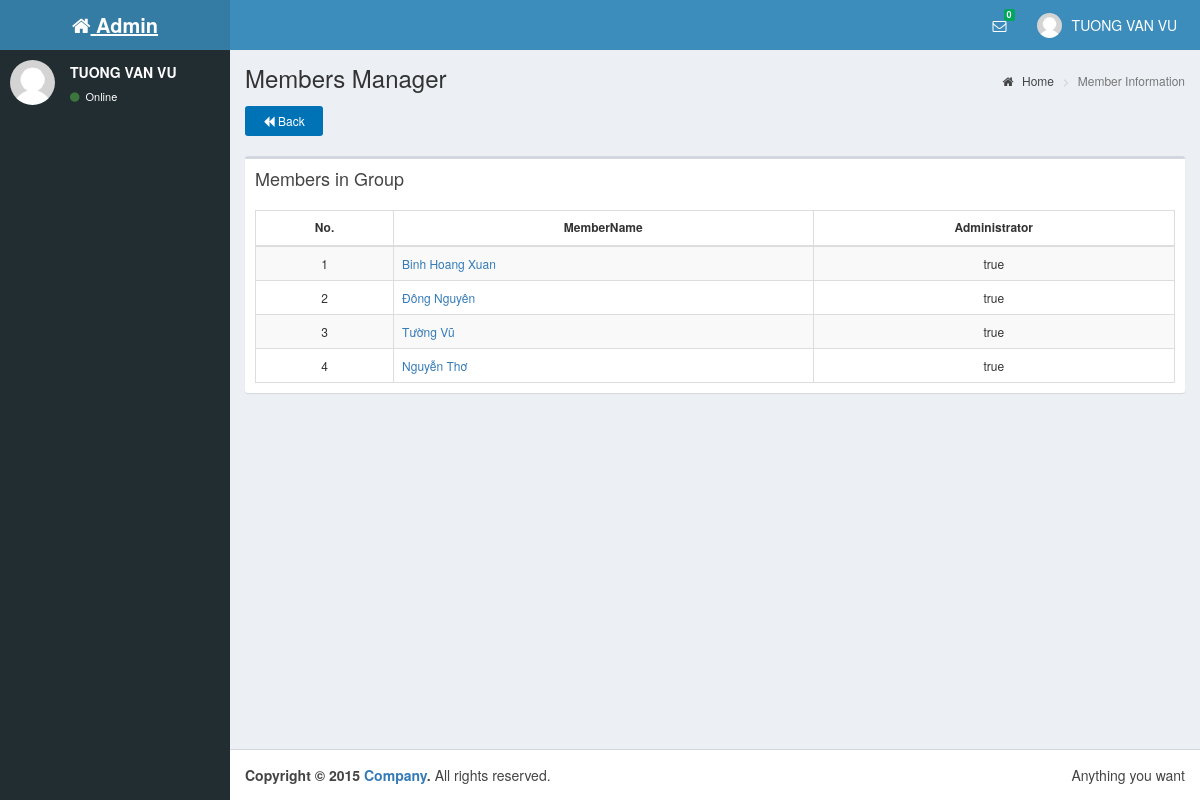
/memberView.php (signed in), run on the app's committed database.
### tables this page shows
CREATE TABLE IF NOT EXISTS `users` (
  `UserId` int(20) NOT NULL AUTO_INCREMENT,
  `UserName` varchar(30) NOT NULL,
  `Password` varchar(16) NOT NULL,
  `FullName` varchar(50) DEFAULT NULL,
  `Address1` varchar(100) DEFAULT NULL,
  `Birthday` datetime DEFAULT NULL,
  `PhoneNumber1` varchar(15) DEFAULT NULL,
  `Email` varchar(50) DEFAULT NULL,
  `Gender` varchar(10) DEFAULT NULL,
  `CreateTime` timestamp NOT NULL DEFAULT CURRENT_TIMESTAMP,
  `UpdateTime` timestamp NOT NULL DEFAULT CURRENT_TIMESTAMP ON UPDATE CURRENT_TIMESTAMP,
  `Avatar` varchar(100) DEFAULT NULL,
  `PhoneNumber2` varchar(100) DEFAULT NULL,
  `Address2` varchar(100) DEFAULT NULL,
  `Class` varchar(50) DEFAULT NULL,
  `School` varchar(100) DEFAULT NULL,
  `FacebookId` varchar(50) DEFAULT NULL,
  PRIMARY KEY (`UserId`),
  KEY `avatar` (`Avatar`)
);

CREATE TABLE IF NOT EXISTS `members` (
  `MemberId` int(20) NOT NULL AUTO_INCREMENT,
  `FacebookIdMember` varchar(30) NOT NULL,
  `Name` varchar(100) NOT NULL,
  `Administrator` varchar(10) DEFAULT '0',
  `GroupId` int(20) DEFAULT NULL,
  `Class` varchar(200) DEFAULT NULL,
  `Realname` varchar(200) DEFAULT NULL,
  `PhoneNumber1` varchar(200) DEFAULT NULL,
  `Email` varchar(200) DEFAULT NULL,
  `Address1` varchar(500) DEFAULT NULL,
  `Address2` varchar(100) DEFAULT NULL,
  `PhoneNumber2` varchar(100) DEFAULT NULL,
  `FacebookProfileId` varchar(100) DEFAULT NULL,
  `School` varchar(100) DEFAULT NULL,
  PRIMARY KEY (`MemberId`),
  KEY `fk_members_groups_idx` (`GroupId`)
);

### dao/db_connect.php (called while the page is built, shortened)
<?php
class DB_CONNECT {
    function connect() {
        $con = mysql_connect(DB_SERVER, DB_USER, DB_PASSWORD) or die(mysql_error());
        return $con;
    }
}
?>

### dao/daoInbox.php (called while the page is built, shortened)
<?php
require_once __DIR__ . '/host.php';
require_once $ROOT . '/dao/db_connect.php';
function getInboxIdUseStatus($varName) {
    $result = mysql_query("SELECT 1 FROM inbox "
            . " WHERE  status = 1 and toUserId = " . $varName)
            or die(mysql_error());
    return 0;
}
?>

### dao/daoUsers.php (called while the page is built, shortened)
<?php
require_once __DIR__ . '/host.php';
require_once $ROOT . '/dao/db_connect.php';
require_once $ROOT . '/models/users.php';
$userId = "UserId";
$userName = "UserName";
$password = "Password";
$fullName = "FullName";
$avatar = "Avatar";
$address1 = "Address1";
$address2 = "Address2";
$phoneNumber1 = "PhoneNumber1";
$phoneNumber2 = "PhoneNumber2";
$email = "Email";
$gender = "Gender";
$school = "School";
$class = "Class";
$createTime = "CreateTime";
$updateTime = "UpdateTime";
function getUserById($varUserName) {
    global $userId, $userName, $password, $fullName, $address1, $address2, $birthday, $phoneNumber1, $phoneNumber2, $email, $gender, $createTime, $updateTime, $school, $class, $avatar;
    $result = mysql_query("SELECT * ,DATE_FORMAT(Birthday, \"%d-%l-%Y\") AS DOB FROM users WHERE UserId = '" . $varUserName . "'") or die(mysql_error());
    if (mysql_num_rows($result) > 0) {
        while ($row = mysql_fetch_array($result)) {
            $users = new Users();
            $users->setUserId($row[$userId]);
            $users->setUserName($row[$userName]);
            $users->setPassword($row[$password]);
            $users->setFullName($row[$fullName]);
            $users->setAddress2($row[$address2]);
            $users->setAddress1($row[$address1]);
            $users->setBirthday($row['DOB']);
            $users->setAvatar($row[$avatar]);
            $users->setPhoneNumber2($row[$phoneNumber2]);
            $users->setPhoneNumber1($row[$phoneNumber1]);
            $users->setEmail($row[$email]);
            $users->setGender($row[$gender]);
            $users->setSchool($row[$school]);
            $users->setClass($row[$class]);
            $users->setCreateTime($row[$createTime]);
            $users->setUpdateTime($row[$updateTime]);
            return $users;
        }
    }
    return null;
}
?>

### dao/daoMembers.php (called while the page is built, shortened)
<?php
require_once __DIR__ .'/host.php';
require_once $ROOT .'/dao/db_connect.php';
require_once $ROOT .'/models/members.php';
$facebookIdMember = "FacebookIdMember";
$name = "Name";
$realname = "RealName";
$administrator = "Administrator";
$groupId = "GroupId";
$memberId = "MemberId";
$class = "Class";
$school = "School";
$phoneNumber1 = "PhoneNumber1";
$phoneNumber2="PhoneNumber2";
$address1= "Address1";
$address2= "Address2";
function getListMembersByKeyInAllGroup($user,$key) {
 global    $memberId, $facebookIdMember, $name, $administrator, $groupId;
$listMembers = array();
    $result = mysql_query("SELECT *FROM members m,user_group ug WHERE ug.userId=".$user
            . " and m.groupId = ug.groupId and m.FacebookIdMember like N'%".$key."%'" ) or die(mysql_error());
    if (mysql_num_rows($result) > 0) {
        while ($row = mysql_fetch_array($result)) {
            $members = new Members();
            $members->setMemberId($row[$memberId]);
            $members->setFacebookIdMember($row[$facebookIdMember]);
            $members->setName($row[$name]);
            $members->setFullname($row[$realname]);
            $members->setAdministrator($row[$administrator]);
            $members->setGroupId($row[$groupId]);
            $members->setAddress1($row['Address1']);
            $members->setAddress2($row['Address2']);
            $members->setSchool($row['Class']);
            $members->setClass($row['School']);
            $members->setEmail($row['Email']);
            $members->setPhoneNumber1($row['PhoneNumber1']);
            $members->setPhoneNumber2($row['PhoneNumber2']);
            $members->setFullname($row['Realname']);
            $members->setFacebookProfileId($row['FacebookProfileId']);
            array_push($listMembers, $members);
        }
    }
    return $listMembers;
}
?>

### dao/daoComments.php (called while the page is built, shortened)
<?php
require_once __DIR__ . '/host.php';
require_once $ROOT . '/dao/db_connect.php';
$createTime = "CreateTime";
$updateTime = "UpdateTime";
?>

### models/users.php (called while the page is built, shortened)
<?php
class Users {
    private $fullName;
    function getFullName() {
        return $this->fullName;
    }
    function setFullName($fullName) {
        $this->fullName = $fullName;
    }
}

### models/members.php (called while the page is built, shortened)
<?php
class Members {
    private $facebookIdMember;
    private $name;
    private $administrator;
    function getFacebookIdMember() {
        return $this->facebookIdMember;
    }
    function getName() {
        return $this->name;
    }
    function getAdministrator() {
        return $this->administrator;
    }
    function setFacebookIdMember($facebookIdMember) {
        $this->facebookIdMember = $facebookIdMember;
    }
    function setName($name) {
        $this->name = $name;
    }
    function setAdministrator($administrator) {
        $this->administrator = $administrator;
    }
}
?>

### memberView.php (the view, shortened to what this page needs)
<!DOCTYPE html>
<?php
require_once __DIR__ . '/host.php';
require_once $ROOT . '/dao/daoUsers.php';
require_once $ROOT . '/models/users.php';
require_once $ROOT . '/dao/daoInbox.php';
require_once $ROOT . '/dao/daoComments.php';
require_once $ROOT . '/dao/daoMembers.php';
require_once $ROOT . '/models/members.php';
$key = !isset($_GET['key']) ? "" : $_GET['key'];
$res = getUserById($_SESSION['user_id']);
if (!isset($_GET['groupId'])) {
    $listMembers = (array) getListMembersByKeyInAllGroup($_SESSION['user_id'], $key);
} else if (!isset($_GET['key']))
    $listMembers = (array) getListMembers($_GET['groupId']);
else
    $listMembers = (array) getListMembersByKey($_GET['groupId'], $key);
$listInbox = getInboxIdUseStatus($_SESSION['user_id']);
?>
<html>
    <head>
        <link rel="stylesheet" href="bootstrap/css/bootstrap.min.css">
        <link rel="stylesheet" href="https://maxcdn.bootstrapcdn.com/font-awesome/4.4.0/css/font-awesome.min.css">
        <link rel="stylesheet" href="https://code.ionicframework.com/ionicons/2.0.1/css/ionicons.min.css">
        <link rel="stylesheet" href="dist/css/AdminLTE.min.css">
        <link rel="stylesheet" href="dist/css/skins/skin-blue.min.css">
        <link rel="stylesheet"
              href="//code.jquery.com/ui/1.11.4/themes/smoothness/jquery-ui.css">
        <link rel="stylesheet"
              href="https://cdn.datatables.net/1.10.10/css/dataTables.bootstrap.min.css">
        <link rel="stylesheet" href="http://maxcdn.bootstrapcdn.com/bootstrap/3.3.5/css/bootstrap.min.css">
        <link rel="stylesheet" href="bootstrap/css/sweetalert.css"/>
    </head>
    <body class="hold-transition skin-blue sidebar-mini">
        <div class="wrapper">
            <header class="main-header">
                <a href="homePage.php" class="logo">
                    <span class="logo-lg"><i class="fa fa-home"></i> <b>Admin</b></span>
                </a>
                <nav class="navbar navbar-static-top" role="navigation">
                    <div class="navbar-custom-menu">
                        <ul class="nav navbar-nav">
                            <li class="dropdown messages-menu">
                                <a href="#" class="dropdown-toggle" data-toggle="dropdown">
                                    <i class="fa fa-envelope-o"></i>
                                    <span class="label label-success"><?php echo '' . ($listInbox == null ? 0 : $listInbox); ?></span>
                                </a>
                            </li>
                            <li class="dropdown user user-menu">
                                <a href="#" class="dropdown-toggle" data-toggle="dropdown">
                                    <img src="dist/img/user2-160x160.jpg" class="user-image" alt="User Image">
                                    <span class="hidden-xs"> <?php echo $res->getFullName(); ?>&nbsp;&nbsp; </span>
                                </a>
                            </li>
                        </ul>
                    </div>
                </nav>
            </header>
            <aside class="main-sidebar">
                <section class="sidebar">
                    <div class="user-panel">
                        <div class="pull-left image">
                            <img src="dist/img/user2-160x160.jpg" class="img-circle" alt="User Image">
                        </div>
                        <div class="pull-left info">
                            <p> <?php echo $res->getFullName(); ?>&nbsp;&nbsp; </p>
                            <a href="#"><i class="fa fa-circle text-success"></i> Online</a>
                        </div>
                    </div>
                </section>
            </aside>
            <div class="content-wrapper">
                <section class="content-header">
                    <h1>
                        Members Manager
                    </h1>
                    <ol class="breadcrumb">
                        <li><a href="#"><i class="fa fa-home"></i> Home</a></li>
                        <li class="active">Member Information</li>
                    </ol>
                </section>
                <section class="content">
                    <form id="form_id"  method="post" enctype="multipart/form-data">
                        <div class="row">
                            <div class= "col-md-12" style="padding-bottom: 20px;">
                                <a class="col-md-1 btn btn-sm bg-blue" href = "subGroup.php"><i class="fa fa-backward "></i> Back</a>
                                <div class="col-md-8 "></div>
                                <div class="col-md-3 ">
                                </div>
                            </div>
                            <div class="col-md-12">
                                <div class="box table-responsive">
                                    <div class="box-header">
                                        <h3 class="box-title">Members in Group</h3>
                                    </div>
                                    <div class="box-body ">
                                        <table name= "data" id="example1" class="table table-bordered text-sm table-striped" cellspacing="0" width="100%">
                                            <thead>
                                                <tr>
                                                    <th class="text-center" >No.</th>
                                                    <th class="text-center" >MemberName</th>
                                                    <th class="text-center" >Administrator</th>
                                                </tr>
                                            </thead>
                                            <tbody>
                                                <?php
                                                $i = 1;
                                                foreach ($listMembers as $row) {
                                                    echo '<tr>';
                                                    echo "<td class=\"text-center\">{$i}</td>";
                                                    echo "<td class=\"text-left\"><a href=https://www.facebook.com/{$row->getFacebookIdMember()}>{$row->getName()}</a></td>";
                                                    if ($row->getAdministrator() == 1)
                                                        echo "<td class=\"text-center\">true</td>";
                                                    else
                                                        echo "<td class=\"text-center\">false</td>";
                                                    echo '</tr>';
                                                    $i++;
                                                }
                                                ?>
                                            </tbody>
                                        </table>
                                    </div>
                                </div>
                            </div>
                        </div>
                        <div class="row">
                            <div class="padding-6 col-md-12 text-center ">
                            </div>
                        </div>
                        <div class="row">
                            <div class="col-md-12 text-center">
                            </div>
                        </div>
                    </form>
                </section>
            </div>
            <footer class="main-footer">
                <div class="pull-right hidden-xs">
                    Anything you want
                </div>
                <strong>Copyright &copy; 2015 <a href="#">Company</a>.</strong> All rights reserved.
            </footer>
        </div>
    </body>
</html>

### data on the page
users: FullName "TUONG VAN VU"
members: Name "Binh Hoang Xuan", Administrator "true"
members: Name "Đông Nguyên", Administrator "true"
members: Name "Tường Vũ", Administrator "true"
members: Name "Nguyễn Thơ", Administrator "true"
